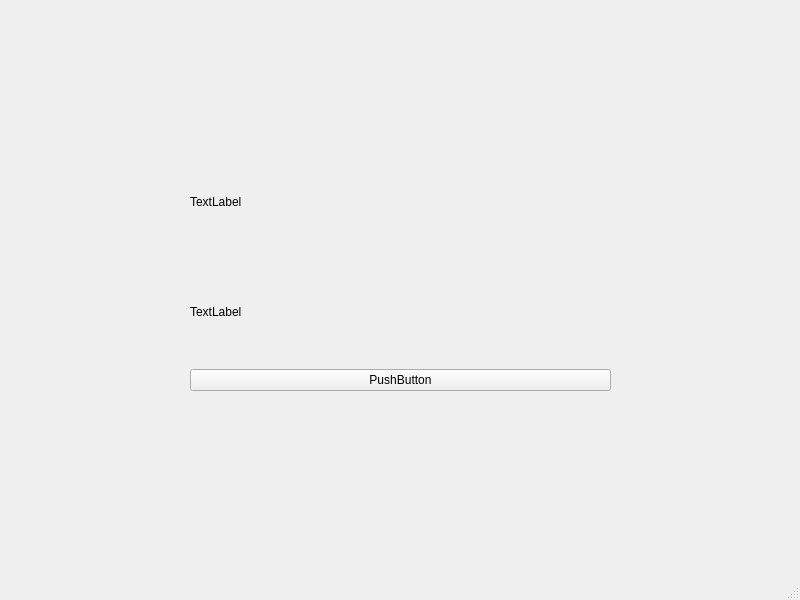
<?xml version="1.0" encoding="UTF-8"?>
<ui version="4.0">
 <class>MainWindow</class>
 <widget class="QMainWindow" name="MainWindow">
  <property name="geometry">
   <rect>
    <x>0</x>
    <y>0</y>
    <width>800</width>
    <height>600</height>
   </rect>
  </property>
  <property name="windowTitle">
   <string>MainWindow</string>
  </property>
  <widget class="QWidget" name="centralwidget">
   <widget class="QWidget" name="verticalLayoutWidget">
    <property name="geometry">
     <rect>
      <x>190</x>
      <y>150</y>
      <width>421</width>
      <height>241</height>
     </rect>
    </property>
    <layout class="QVBoxLayout" name="verticalLayout">
     <item>
      <widget class="QLabel" name="label_0">
       <property name="text">
        <string>TextLabel</string>
       </property>
      </widget>
     </item>
     <item>
      <widget class="QLabel" name="label">
       <property name="text">
        <string>TextLabel</string>
       </property>
      </widget>
     </item>
     <item>
      <widget class="QPushButton" name="pushButton">
       <property name="text">
        <string>PushButton</string>
       </property>
      </widget>
     </item>
    </layout>
   </widget>
  </widget>
  <widget class="QMenuBar" name="menubar">
   <property name="geometry">
    <rect>
     <x>0</x>
     <y>0</y>
     <width>800</width>
     <height>30</height>
    </rect>
   </property>
  </widget>
  <widget class="QStatusBar" name="statusbar"/>
 </widget>
 <resources/>
 <connections/>
</ui>
